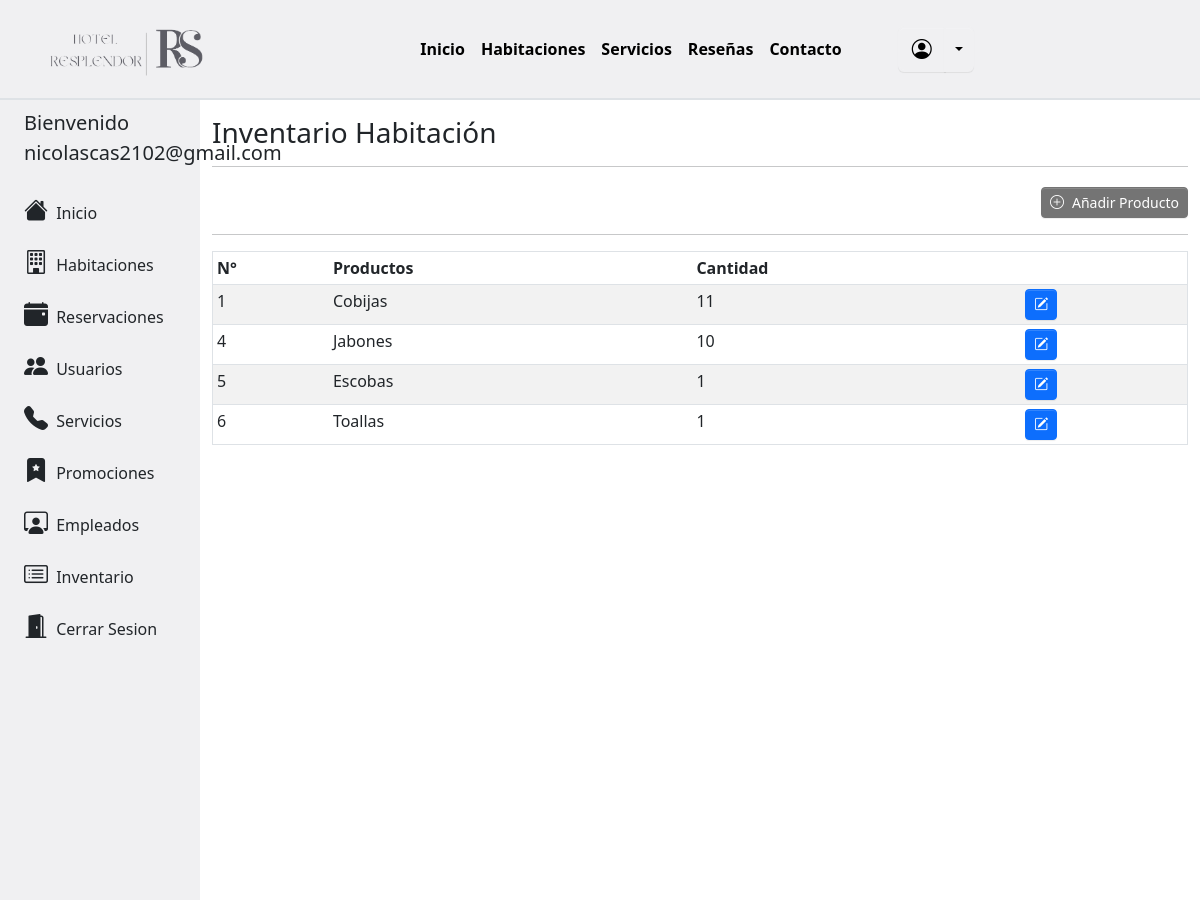
/habitaciones/inv_habitacion.php?id=1 (signed in), run on the app's committed database.
### tables this page shows
CREATE TABLE `inventario` (
  `id` int(11) NOT NULL,
  `id_habitacion` int(11) NOT NULL,
  `id_producto` int(11) NOT NULL,
  `cantidad` int(11) NOT NULL
);

CREATE TABLE `productos` (
  `id_producto` int(11) NOT NULL,
  `nombre_producto` varchar(25) NOT NULL,
  `cantidad_producto` int(11) NOT NULL
);

### habitaciones/inv_habitacion.php (the view, shortened to what this page needs)
<!DOCTYPE html>
<html>
    <head>
        <link rel="stylesheet" href="../css/custom.css">
        <link rel="stylesheet" href="../libs/bootstrap-icons/bootstrap-icons.css">
        <link href="https://cdn.datatables.net/v/bs5/dt-1.13.4/datatables.min.css" rel="stylesheet"/>
        <link href="https://cdn.jsdelivr.net/npm/bootstrap@5.3.0-alpha3/dist/css/bootstrap.min.css" rel="stylesheet">
    </head>
    <body>
        <?php
            include '../modules/menu.php';
        ?>
                <?php
                    include '../modules/sidebar_admin.php';
                    $conexion = new Conexion();
                    $con = $conexion->conectarDB();
                    $id = $_GET['id'];
                ?>
                <div class="col-xl-10 col-sm-10 col-md-9 py-3">
                    <h3 class="text-start">Inventario Habitación</h3>
                    <hr>
                    <div class="row mb-3">
                        <div class="col-lg-12 col-sm-12 text-end">
                            <a class='btn btn-info btn-sm mt-1' href='http://localhost/hotel/habitaciones/registrar.php?id=<?php echo $id?>' type='submit' id='btnActualizar' value='".$fila["id_habitacion"]."'><i class='bi bi-plus-circle me-2'></i>Añadir Producto</a>
                        </div>
                    </div>
                    <hr>
                    <div class="table-responsive">
                        <table class="table table-hover table-striped table-sm border" id="tabla" >
                            <thead>
                                <tr><th>N°</th><th>Productos</th><th>Cantidad</th><th></th></tr>
                            </thead>
                            <tbody>
                            <?php
                            $sql = "SELECT * FROM inventario i
                            JOIN productos p ON i.id_producto = p.id_producto
                            JOIN habitacion h ON h.id_habitacion = i.id_habitacion
                            where i.id_habitacion=$id;";
                            $resultset = $con->query($sql);
                                if($resultset->num_rows>0){
                                    while($fila = $resultset->fetch_assoc()){
                                        echo "<tr id='tabla' class='articulo'><td>".$fila["id"]."</td><td>".$fila["nombre_producto"]."</td><td>".$fila["cantidad"]."</td>
                                        <td><a class='btn btn-primary btn-sm' href='http://localhost/hotel/habitaciones/actualizar.php?id=".$fila['id']."' type='submit' id='btnActualizar' value='".$fila["id"]."'><i class='bi bi-pencil-square'></i></a></td></tr>";
                                    }
                                }
                            ?>
                            </tbody>
                        </table>
                    </div>
                </div>
    </body>
</html>

### data on the page
inventario: id "1", id_producto.nombre_producto "Cobijas", cantidad "11"
inventario: id "4", id_producto.nombre_producto "Jabones", cantidad "10"
inventario: id "5", id_producto.nombre_producto "Escobas", cantidad "1"
inventario: id "6", id_producto.nombre_producto "Toallas", cantidad "1"

### other printed values
$_SESSION["Admin"] "nicolascas2102@gmail.com"
